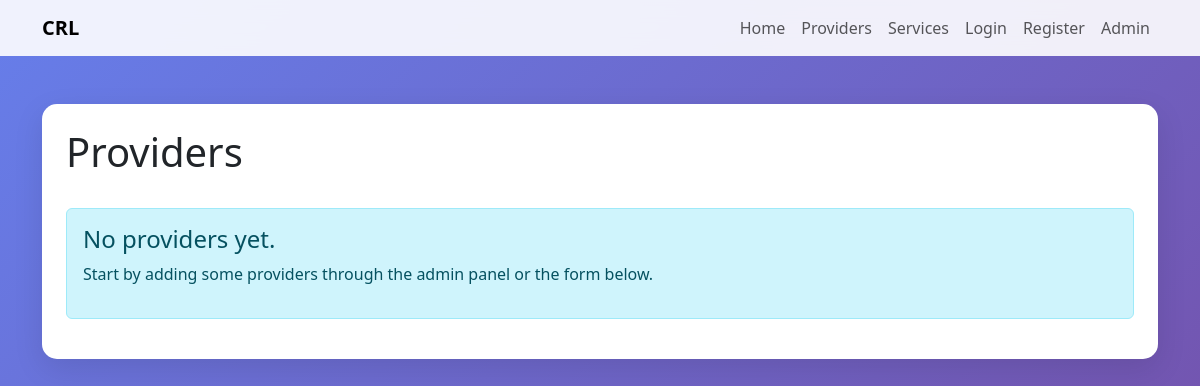
The page /providers/ on the database as committed earlier.
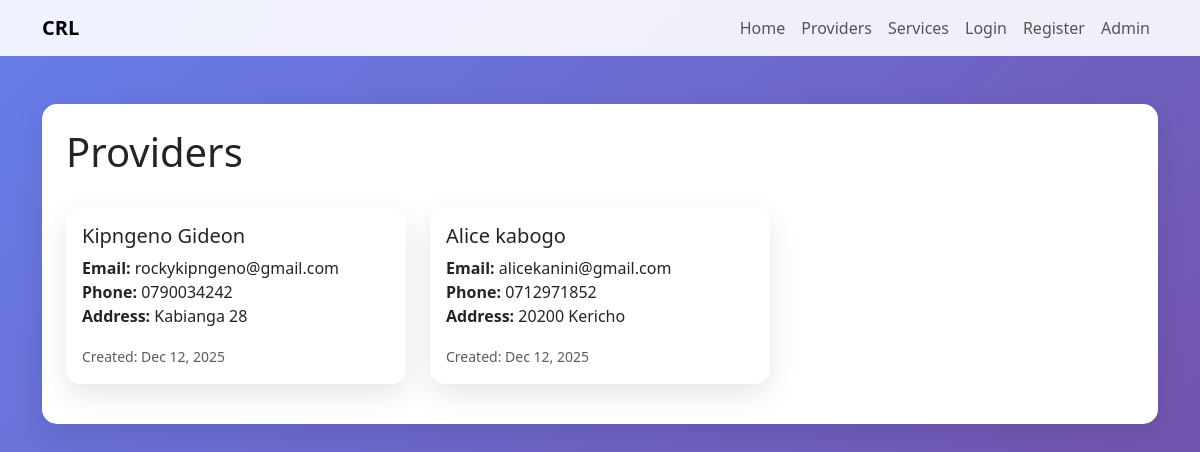
The same page on the database as committed later.
### providers/models.py (models this page shows, shortened)
class Provider(models.Model):
    name = models.CharField(max_length=100)
    email = models.EmailField()
    phone = models.CharField(max_length=20, blank=True)
    address = models.TextField(blank=True)
    created_at = models.DateTimeField(auto_now_add=True)

### providers/views.py (the view)
# urls.py: path('', views.provider_list, name='provider_list'),
def provider_list(request):
    providers = Provider.objects.all()
    return render(request, 'providers/provider_list.html', {'providers': providers})

### templates/providers/provider_list.html (shortened to what this page needs)
{% extends 'base.html' %}
{% block content %}
<div class="row">
    <div class="col-12">
        <div class="card p-4">
            <div class="d-flex justify-content-between align-items-center mb-4">
                <h1>Providers</h1>
            </div>
            {% if providers %}
                <div class="row">
                    {% for provider in providers %}
                        <div class="col-md-4 mb-3">
                            <div class="card h-100">
                                <div class="card-body">
                                    <h5 class="card-title">{{ provider.name }}</h5>
                                    <p class="card-text">
                                        <strong>Email:</strong> {{ provider.email }}<br>
                                        {% if provider.phone %}<strong>Phone:</strong> {{ provider.phone }}<br>{% endif %}
                                        {% if provider.address %}<strong>Address:</strong> {{ provider.address }}{% endif %}
                                    </p>
                                    <small class="text-muted">Created: {{ provider.created_at|date:"M d, Y" }}</small>
                                </div>
                            </div>
                        </div>
                    {% endfor %}
                </div>
            {% else %}
                <div class="alert alert-info">
                    <h4>No providers yet.</h4>
                    <p>Start by adding some providers through the admin panel or the form below.</p>
                </div>
            {% endif %}
        </div>
    </div>
</div>
{% endblock %}

Rows that differ between the two databases and show on the page:
added Provider: name "Kipngeno Gideon", email "rockykipngeno@gmail.com", phone "0790034242", address "Kabianga 28", created_at "Dec 12, 2025"
added Provider: name "Alice kabogo", email "alicekanini@gmail.com", phone "0712971852", address "20200 Kericho", created_at "Dec 12, 2025"
Other text that changed with them:
text no longer shown: "No providers yet. Start by adding some providers through the admin panel or the form below."
